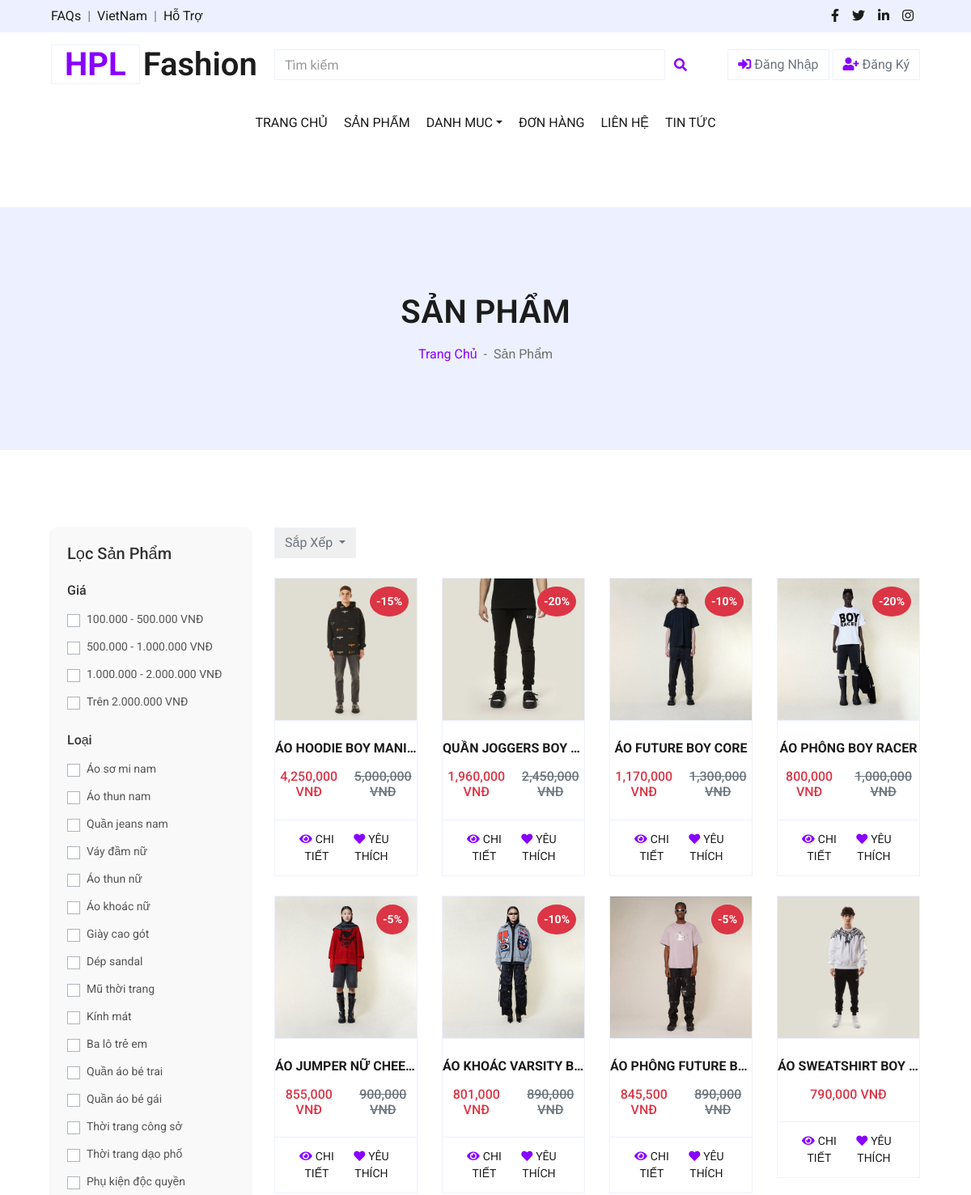
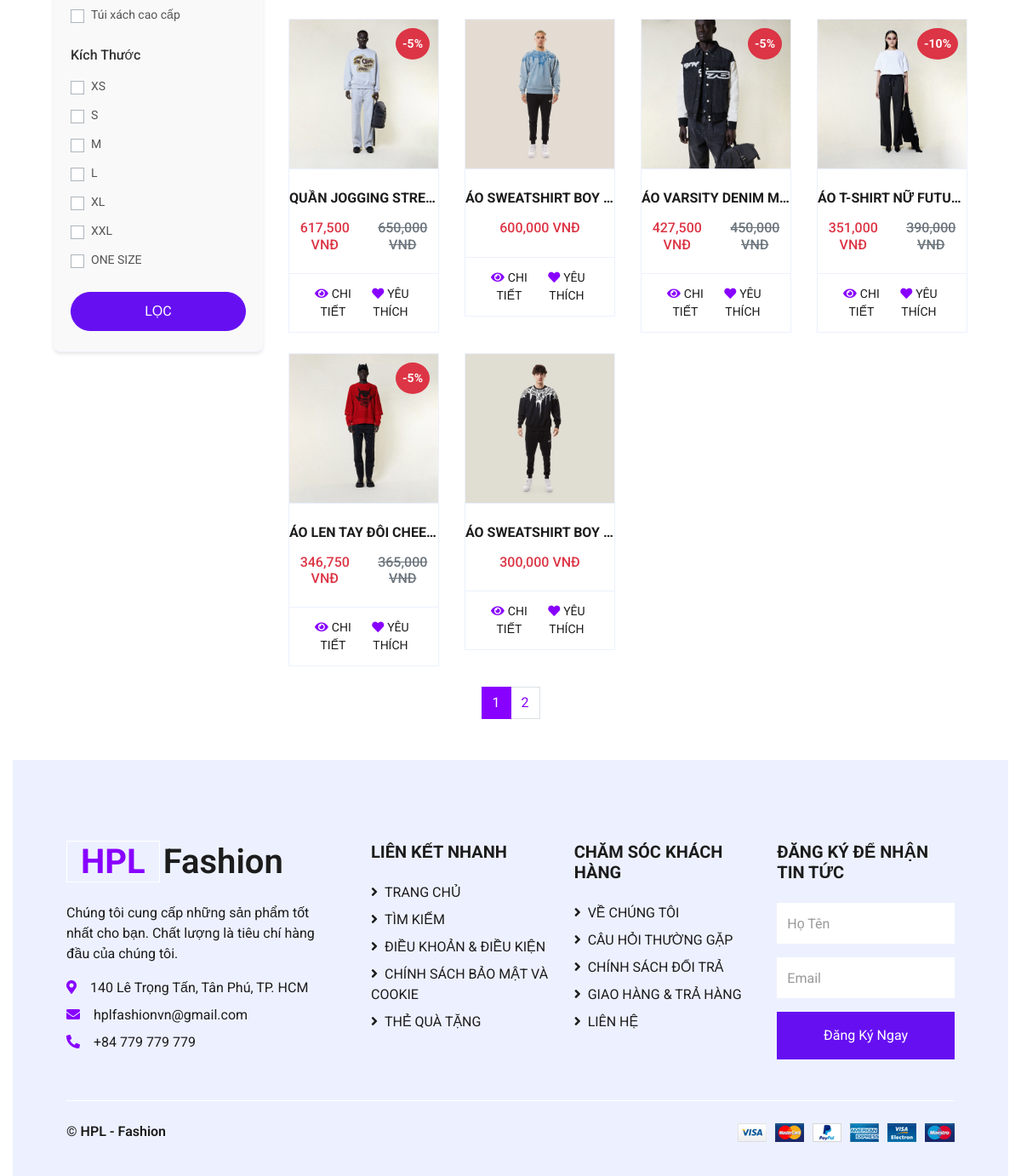
The app's page /views/shop.php?page=1&sort_by=price_desc with its own data (2 pictures, top to bottom).
### tables this page shows
CREATE TABLE `products` (
  `product_id` int NOT NULL,
  `product_name` varchar(255) NOT NULL,
  `price` int NOT NULL,
  `category_id` int DEFAULT NULL,
  `subcategory_id` int NOT NULL,
  `image` varchar(255) DEFAULT NULL,
  `image2` varchar(255) DEFAULT NULL,
  `image3` varchar(255) DEFAULT NULL,
  `description` varchar(255) DEFAULT NULL,
  `brand_id` int DEFAULT NULL,
  `size` text,
  `color` text,
  `discount` int DEFAULT '0',
  `view_count` int DEFAULT '0',
  `created_at` datetime DEFAULT CURRENT_TIMESTAMP
);

### config/database.php (called while the page is built, shortened)
<?php
class Database {
    private static $servername = "localhost";
    private static $username = "root";
    private static $password = "";
    private static $dbname = "shopthoitrang";
    private static $conn = null;
    public static function getConnection() {
        if (self::$conn === null) {
            self::$conn = new mysqli(self::$servername, self::$username, self::$password, self::$dbname);
        }
        return self::$conn;
    }
    public static function query($sql) {
        $conn = self::getConnection();
        return $conn->query($sql);
    }
}
?>

### views/shop.php (the view, shortened to what this page needs)
<?php
include('../config/database.php');
$limit = 14;
$page = max(1, (int)($_GET['page'] ?? 1));
$offset = ($page - 1) * $limit;
$conditions = [];
$whereClause = $conditions ? "WHERE " . implode(" AND ", $conditions) : "";
$sort_by = $_GET['sort_by'] ?? '';
switch ($sort_by) {
    case 'price_desc':
        $orderClause = "ORDER BY price DESC";
        break;
}
$result = Database::query("SELECT * FROM products $whereClause $orderClause LIMIT $limit OFFSET $offset");
$totalProducts = Database::query("SELECT COUNT(*) as total FROM products $whereClause")->fetch_assoc()['total'];
$totalPages = ceil($totalProducts / $limit);
?>
<!DOCTYPE html>
<html lang="en">
<head>
    <link href="https://cdnjs.cloudflare.com/ajax/libs/font-awesome/5.10.0/css/all.min.css" rel="stylesheet">
    <link href="../css/style.css" rel="stylesheet">
</head>
<body>
    <?php include '../includes/header.php'; ?>
    <div class="container-fluid bg-secondary mb-5">
        <div class="d-flex flex-column align-items-center justify-content-center" style="min-height: 300px">
            <h1 class="font-weight-semi-bold text-uppercase mb-3">Sản Phẩm</h1>
            <div class="d-inline-flex">
                <p class="m-0"><a href="../index.php">Trang Chủ</a></p>
                <p class="m-0 px-2">-</p>
                <p class="m-0">Sản Phẩm</p>
            </div>
        </div>
    </div>
    <div class="container-fluid pt-5">
        <div class="row px-xl-5">
            <div class="col-lg-3 col-md-12 filter-container">
                <?php include '../includes/filter.php'; ?>
            </div>
            <div class="col-lg-9 col-md-12">
                <div class="dropdown ml-8">
                    <button class="btn border dropdown-toggle" type="button" id="triggerId" data-toggle="dropdown" aria-haspopup="true" aria-expanded="false">Sắp Xếp
                    </button>
                </div>
                <br>
                <div class="row">
                    <?php while ($product = $result->fetch_assoc()): ?>
                        <div class="col-lg-3 col-md-4 col-sm-6 mb-4">
                            <div class="card product-item border-0">
                                <div class="card-header product-img position-relative overflow-hidden bg-transparent border p-0">
                                    <?php $imagePath = '../assets/img_product/' . $product['image']; ?>
                                    <img class="img-fluid w-100" src="<?= $imagePath ?>" alt="<?= $product['product_name'] ?>">
                                    <?php if ($product['discount'] > 0): ?>
                                        <div class="discount-badge position-absolute top-0 right-0 bg-danger text-white p-2" style="font-size: 14px; font-weight: bold; border-radius: 50%;">
                                            -<?= $product['discount'] ?>%
                                        </div>
                                    <?php endif; ?>
                                </div>
                                <div class="card-body border-left border-right text-center p-0 pt-4 pb-3">
                                    <h6 class="text-truncate mb-3" style="font-weight: bold;"><?= $product['product_name'] ?></h6>
                                    <div class="d-flex justify-content-center">
                                        <?php
                                        $discount = $product['discount'];
                                        $discounted_price = $product['price'] * (1 - $discount / 100);
                                        ?>
                                        <h6 class="text-danger"><?= number_format($discounted_price) ?> VNĐ</h6>
                                        <?php if ($discount > 0): ?>
                                            <h6 class="text-muted ml-2"><del><?= number_format($product['price']) ?> VNĐ</del></h6>
                                        <?php endif; ?>
                                    </div>
                                </div>
                                <div class="card-footer d-flex justify-content-between bg-light border">
                                    <a href="detail.php?id=<?= $product['product_id'] ?>" class="btn btn-sm text-dark p-0">
                                        <i class="fas fa-eye text-primary mr-1"></i><span class="fw-bold">CHI TIẾT</span>
                                    </a>
                                    <form method="POST" action="" class="d-flex align-items-center">
                                        <button type="submit" name="add_to_favorites" class="btn btn-sm text-dark p-0 bg-white">
                                            <i class="fas fa-heart text-primary mr-1"></i><span class="fw-bold">YÊU THÍCH</span>
                                        </button>
                                    </form>
                                </div>
                            </div>
                        </div>
                    <?php endwhile; ?>
                </div>
            </div>
            <nav aria-label="Page navigation" class="d-flex justify-content-center">
            <ul class="pagination">
                <?php for ($i = 1; $i <= $totalPages; $i++): ?>
                    <li class="page-item <?= $i === $page ? 'active' : '' ?>">
                        <a class="page-link" href="?page=<?= $i ?>"><?= $i ?></a>
                    </li>
                <?php endfor; ?>
            </ul>
        </nav>
    </div>
    <?php include '../includes/footer.php'; ?>
</body>
</html>

### views/shop.php (style rules this page uses)
nav[aria-label="Page navigation"] { display: flex; justify-content: center; width: 100%; }
.pagination { margin: 0; }
.discount-badge { top: 10px; right: 10px; background-color: red; color: white; font-size: 10px; font-weight: bold; padding: 5px 10px; border-radius: 50%; z-index: 10; }

### records on screen
products: image (picture), discount "15", product_name "ÁO HOODIE BOY MANI…", discounted_price "4,250,000", price "5,000,000"
products: image (picture), discount "20", product_name "QUẦN JOGGERS BOY…", discounted_price "1,960,000", price "2,450,000"
products: image (picture), discount "10", product_name "ÁO FUTURE BOY CORE", discounted_price "1,170,000", price "1,300,000"
products: image (picture), discount "20", product_name "ÁO PHÔNG BOY RACER", discounted_price "800,000", price "1,000,000"
products: image (picture), discount "5", product_name "ÁO JUMPER NỮ CHEE…", discounted_price "855,000", price "900,000"
products: image (picture), discount "10", product_name "ÁO KHOÁC VARSITY B…", discounted_price "801,000", price "890,000"
products: image (picture), discount "5", product_name "ÁO PHÔNG FUTURE B…", discounted_price "845,500", price "890,000"
products: image (picture), product_name "ÁO SWEATSHIRT BOY…", discounted_price "790,000"
products: image (picture), discount "5", product_name "QUẦN JOGGING STRE…", discounted_price "617,500", price "650,000"
products: image (picture), product_name "ÁO SWEATSHIRT BOY…", discounted_price "600,000"
products: image (picture), discount "5", product_name "ÁO VARSITY DENIM M…", discounted_price "427,500", price "450,000"
products: image (picture), discount "10", product_name "ÁO T-SHIRT NỮ FUTU…", discounted_price "351,000", price "390,000"
products: image (picture), discount "5", product_name "ÁO LEN TAY ĐÔI CHEE…", discounted_price "346,750", price "365,000"
products: image (picture), product_name "ÁO SWEATSHIRT BOY…", discounted_price "300,000"

### other values on screen
$size "XS"
$size "S"
$size "M"
$size "L"
$size "XL"
$size "XXL"
$size "ONE SIZE"
